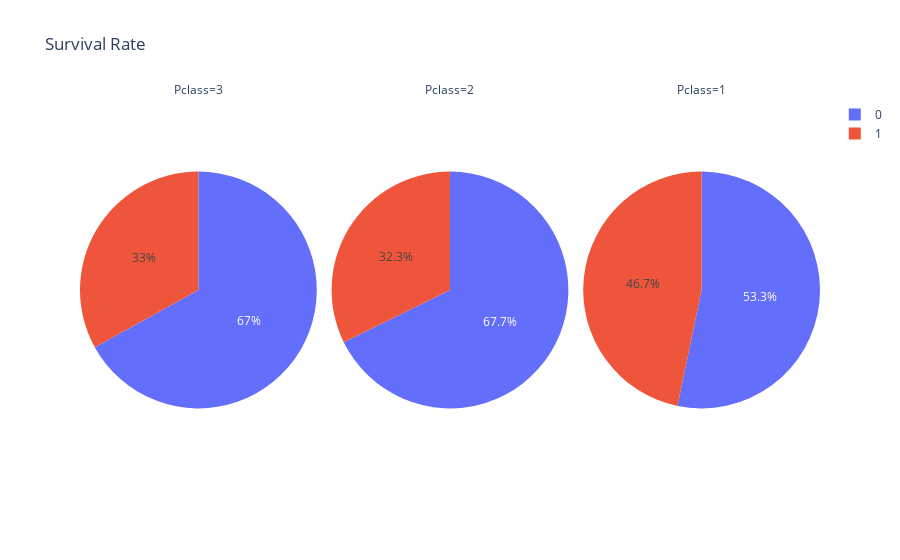

Here is the notebook cell this chart was saved with:
### Code cell
px.pie(df, 'Survived', title='Survival Rate', facet_col='Pclass',color='Sex')

### Figure 1 — Plotly figure (JSON) as saved in the notebook; plotly's stock layout.template omitted (floating-point values rounded to 4 significant figures; data arrays with more than 128 entries replaced by an {"elided": "..."} marker saying what was removed)
{"data": [{"customdata": {"elided": "218x1 str values"}, "domain": {"x": [0, 0.32], "y": [0, 1]}, "hovertemplate": "Pclass=3<br>Survived=%{label}<br>Sex=%{customdata[0]}<extra></extra>", "labels": {"elided": "218 int values"}, "legendgroup": "", "marker": {"colors": {"elided": "218 str values"}}, "name": "", "showlegend": true, "type": "pie"}, {"customdata": [["male"], ["male"], ["male"], ["female"], ["male"], ["male"], ["male"], ["female"], ["male"], ["female"], ["male"], ["male"], ["female"], ["male"], ["male"], ["male"], ["male"], ["male"], ["male"], ["female"], ["female"], ["male"], ["male"], ["male"], ["male"], ["female"], ["male"], ["female"], ["female"], ["female"], ["male"], ["male"], ["female"], ["male"], ["male"], ["male"], ["male"], ["male"], ["female"], ["male"], ["male"], ["male"], ["female"], ["female"], ["female"], ["male"], ["male"], ["female"], ["female"], ["female"], ["male"], ["female"], ["female"], ["female"], ["female"], ["male"], ["female"], ["male"], ["male"], ["male"], ["male"], ["female"], ["male"], ["male"], ["male"], ["male"], ["male"], ["female"], ["male"], ["male"], ["female"], ["male"], ["male"], ["male"], ["male"], ["male"], ["female"], ["male"], ["male"], ["male"], ["female"], ["female"], ["male"], ["male"], ["male"], ["male"], ["male"], ["female"], ["male"], ["male"], ["male"], ["male"], ["male"]], "domain": {"x": [0.34, 0.66], "y": [0, 1]}, "hovertemplate": "Pclass=2<br>Survived=%{label}<br>Sex=%{customdata[0]}<extra></extra>", "labels": [0, 0, 0, 1, 0, 0, 0, 1, 0, 1, 0, 0, 1, 0, 0, 0, 0, 0, 0, 1, 1, 0, 0, 0, 0, 1, 0, 1, 1, 1, 0, 0, 1, 0, 0, 0, 0, 0, 1, 0, 0, 0, 1, 1, 1, 0, 0, 1, 1, 1, 0, 1, 1, 1, 1, 0, 1, 0, 0, 0, 0, 1, 0, 0, 0, 0, 0, 1, 0, 0, 1, 0, 0, 0, 0, 0, 1, 0, 0, 0, 1, 1, 0, 0, 0, 0, 0, 1, 0, 0, 0, 0, 0], "legendgroup": "", "marker": {"colors": ["#636efa", "#636efa", "#636efa", "#EF553B", "#636efa", "#636efa", "#636efa", "#EF553B", "#636efa", "#EF553B", "#636efa", "#636efa", "#EF553B", "#636efa", "#636efa", "#636efa", "#636efa", "#636efa", "#636efa", "#EF553B", "#EF553B", "#636efa", "#636efa", "#636efa", "#636efa", "#EF553B", "#636efa", "#EF553B", "#EF553B", "#EF553B", "#636efa", "#636efa", "#EF553B", "#636efa", "#636efa", "#636efa", "#636efa", "#636efa", "#EF553B", "#636efa", "#636efa", "#636efa", "#EF553B", "#EF553B", "#EF553B", "#636efa", "#636efa", "#EF553B", "#EF553B", "#EF553B", "#636efa", "#EF553B", "#EF553B", "#EF553B", "#EF553B", "#636efa", "#EF553B", "#636efa", "#636efa", "#636efa", "#636efa", "#EF553B", "#636efa", "#636efa", "#636efa", "#636efa", "#636efa", "#EF553B", "#636efa", "#636efa", "#EF553B", "#636efa", "#636efa", "#636efa", "#636efa", "#636efa", "#EF553B", "#636efa", "#636efa", "#636efa", "#EF553B", "#EF553B", "#636efa", "#636efa", "#636efa", "#636efa", "#636efa", "#EF553B", "#636efa", "#636efa", "#636efa", "#636efa", "#636efa"]}, "name": "", "showlegend": true, "type": "pie"}, {"customdata": [["male"], ["female"], ["female"], ["male"], ["female"], ["male"], ["female"], ["female"], ["male"], ["male"], ["male"], ["female"], ["male"], ["female"], ["male"], ["female"], ["female"], ["male"], ["male"], ["male"], ["female"], ["male"], ["female"], ["male"], ["female"], ["male"], ["male"], ["female"], ["male"], ["female"], ["female"], ["female"], ["female"], ["male"], ["female"], ["male"], ["female"], ["male"], ["male"], ["male"], ["male"], ["female"], ["female"], ["male"], ["male"], ["female"], ["male"], ["female"], ["male"], ["female"], ["female"], ["male"], ["male"], ["male"], ["male"], ["female"], ["male"], ["male"], ["female"], ["female"], ["female"], ["male"], ["male"], ["female"], ["female"], ["male"], ["male"], ["male"], ["male"], ["male"], ["female"], ["male"], ["male"], ["male"], ["male"], ["female"], ["male"], ["male"], ["female"], ["male"], ["male"], ["female"], ["male"], ["male"], ["male"], ["female"], ["female"], ["male"], ["female"], ["female"], ["female"], ["female"], ["male"], ["female"], ["female"], ["male"], ["male"], ["female"], ["female"], ["female"], ["female"], ["female"], ["male"], ["male"], ["male"], ["female"], ["female"]], "domain": {"x": [0.68, 1.0], "y": [0, 1]}, "hovertemplate": "Pclass=1<br>Survived=%{label}<br>Sex=%{customdata[0]}<extra></extra>", "labels": [0, 1, 1, 0, 1, 0, 1, 1, 0, 0, 0, 1, 0, 1, 0, 1, 1, 0, 0, 0, 1, 0, 1, 0, 1, 0, 0, 1, 0, 1, 1, 1, 1, 0, 1, 0, 1, 0, 0, 0, 0, 1, 1, 0, 0, 1, 0, 1, 0, 1, 1, 0, 0, 0, 0, 1, 0, 0, 1, 1, 1, 0, 0, 1, 1, 0, 0, 0, 0, 0, 1, 0, 0, 0, 0, 1, 0, 0, 1, 0, 0, 1, 0, 0, 0, 1, 1, 0, 1, 1, 1, 1, 0, 1, 1, 0, 0, 1, 1, 1, 1, 1, 0, 0, 0, 1, 1], "legendgroup": "", "marker": {"colors": ["#636efa", "#EF553B", "#EF553B", "#636efa", "#EF553B", "#636efa", "#EF553B", "#EF553B", "#636efa", "#636efa", "#636efa", "#EF553B", "#636efa", "#EF553B", "#636efa", "#EF553B", "#EF553B", "#636efa", "#636efa", "#636efa", "#EF553B", "#636efa", "#EF553B", "#636efa", "#EF553B", "#636efa", "#636efa", "#EF553B", "#636efa", "#EF553B", "#EF553B", "#EF553B", "#EF553B", "#636efa", "#EF553B", "#636efa", "#EF553B", "#636efa", "#636efa", "#636efa", "#636efa", "#EF553B", "#EF553B", "#636efa", "#636efa", "#EF553B", "#636efa", "#EF553B", "#636efa", "#EF553B", "#EF553B", "#636efa", "#636efa", "#636efa", "#636efa", "#EF553B", "#636efa", "#636efa", "#EF553B", "#EF553B", "#EF553B", "#636efa", "#636efa", "#EF553B", "#EF553B", "#636efa", "#636efa", "#636efa", "#636efa", "#636efa", "#EF553B", "#636efa", "#636efa", "#636efa", "#636efa", "#EF553B", "#636efa", "#636efa", "#EF553B", "#636efa", "#636efa", "#EF553B", "#636efa", "#636efa", "#636efa", "#EF553B", "#EF553B", "#636efa", "#EF553B", "#EF553B", "#EF553B", "#EF553B", "#636efa", "#EF553B", "#EF553B", "#636efa", "#636efa", "#EF553B", "#EF553B", "#EF553B", "#EF553B", "#EF553B", "#636efa", "#636efa", "#636efa", "#EF553B", "#EF553B"]}, "name": "", "showlegend": true, "type": "pie"}], "layout": {"annotations": [{"font": {}, "showarrow": false, "text": "Pclass=3", "x": 0.16, "xanchor": "center", "xref": "paper", "y": 1, "yanchor": "bottom", "yref": "paper"}, {"font": {}, "showarrow": false, "text": "Pclass=2", "x": 0.5, "xanchor": "center", "xref": "paper", "y": 1, "yanchor": "bottom", "yref": "paper"}, {"font": {}, "showarrow": false, "text": "Pclass=1", "x": 0.84, "xanchor": "center", "xref": "paper", "y": 1, "yanchor": "bottom", "yref": "paper"}], "legend": {"tracegroupgap": 0}, "title": {"text": "Survival Rate"}}}
